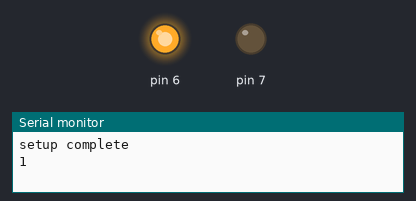
Recording of a sketch running on a simulated Arduino Uno, built with avr-gcc and run on an emulated ATmega328P. Shown: output pins drawn as LEDs (lit = HIGH), the last lines printed to the serial monitor.

Above: at 1.0 s.
At 5.0 s:
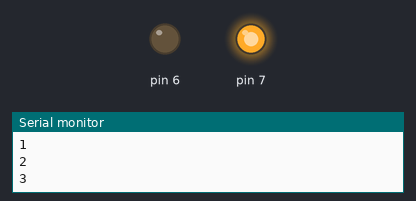
At 7.0 s:
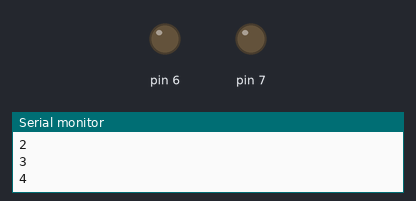
Timing chart, 0 to 10.4 s (numbered marks = the images above):
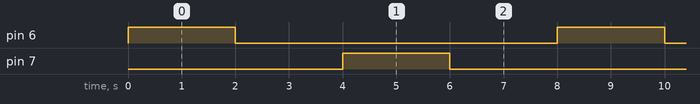

The sketch:

motor_test.ino
```cpp
void setup() {
	Serial.begin(115200);

  pinMode(6, OUTPUT);
  pinMode(7, OUTPUT);

  Serial.println("setup complete");
}

void loop() {
  digitalWrite(6, HIGH);
  digitalWrite(7, LOW);

  Serial.println("1");
  delay(2000);

  digitalWrite(6, LOW);
  digitalWrite(7, LOW);

  Serial.println("2");
  delay(2000);

  digitalWrite(6, LOW);
  digitalWrite(7, HIGH);

  Serial.println("3");
  delay(2000);

  digitalWrite(6, LOW);
  digitalWrite(7, LOW);

  Serial.println("4");
  delay(2000);
}
```

Measured:
- by itself, pin 6, pin 7: alternates HIGH for 2.0 s and LOW for 6.0 s
- by itself, everything shown: repeats every 8.0 s, in 4 steps
